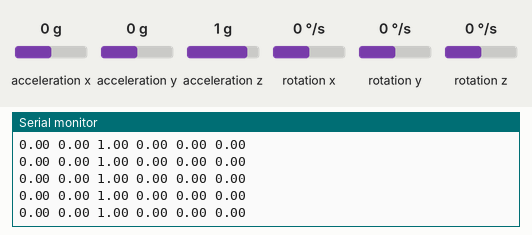
Recording of a sketch running on a simulated ESP32. Parts: the last lines printed to the serial monitor. Wiring (inferred from the names in the program): MPU-6050 motion sensor at I2C address 0x68. The inputs (shaded band) are chosen by the test bench; at power-on: acceleration x 0 g, acceleration y 0 g, acceleration z 1 g, rotation x 0 °/s, rotation y 0 °/s, rotation z 0 °/s.

Above: at 1.2 s.
1.3 s: acceleration x set to -1.4 g
At 2.2 s:
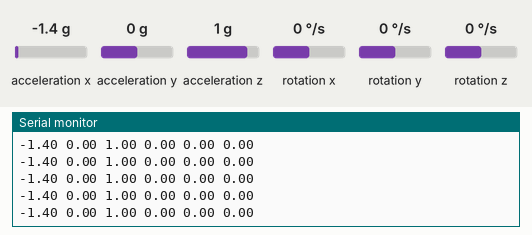
2.8 s: acceleration y set to -1.4 g
At 3.6 s:
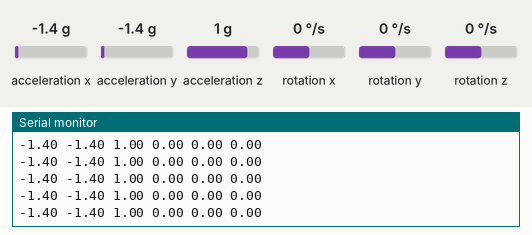
4.3 s: acceleration z set to -1.4 g
At 5.4 s:
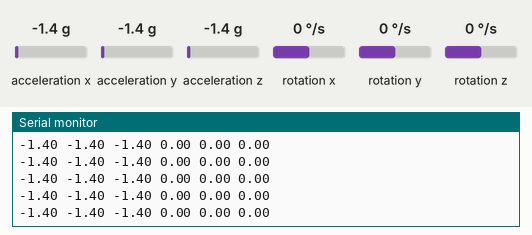
5.8 s: rotation x set to -192 °/s
At 6.5 s:
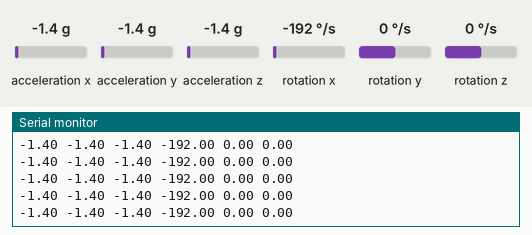
7.3 s: rotation y set to -192 °/s
At 7.8 s:
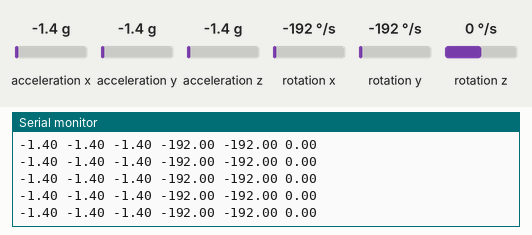

The sketch:

MPU6050_i2c.ino
```cpp
#include <Wire.h>

const uint8_t MPU_ADDR = 0x68;

void setup() {
  Serial.begin(115200);
  Wire.begin(38, 39);

  // Wake up the MPU6050
  Wire.beginTransmission(MPU_ADDR);
  Wire.write(0x6B);
  Wire.write(0);
  Wire.endTransmission(true);

  // Optional: Print header labels for the Plotter
  // Note: Some versions of Arduino IDE require these labels to be the first thing printed.
  Serial.println("AccX(g) AccY(g) AccZ(g) GyroX(deg/s) GyroY(deg/s) GyroZ(deg/s)");
}

void loop() {
  Wire.beginTransmission(MPU_ADDR);
  Wire.write(0x3B);
  Wire.endTransmission(false);
  Wire.requestFrom(MPU_ADDR, (uint8_t)14, true);

  // Read Raw Data
  int16_t rawAx = Wire.read() << 8 | Wire.read();
  int16_t rawAy = Wire.read() << 8 | Wire.read();
  int16_t rawAz = Wire.read() << 8 | Wire.read();
  Wire.read(); Wire.read(); // Skip temperature bytes for the plotter
  int16_t rawGx = Wire.read() << 8 | Wire.read();
  int16_t rawGy = Wire.read() << 8 | Wire.read();
  int16_t rawGz = Wire.read() << 8 | Wire.read();

  // Convert to Real Units
  // Default sensitivity is +/- 2g (16384 LSB/g) and +/- 250 deg/s (131 LSB/deg/s)
  float ax = (float)rawAx / 16384.0;
  float ay = (float)rawAy / 16384.0;
  float az = (float)rawAz / 16384.0;

  float gx = (float)rawGx / 131.0;
  float gy = (float)rawGy / 131.0;
  float gz = (float)rawGz / 131.0;

  // Output format for Serial Plotter: "Value1 Value2 Value3..."
  Serial.print(ax); Serial.print(" ");
  Serial.print(ay); Serial.print(" ");
  Serial.print(az); Serial.print(" ");
  Serial.print(gx); Serial.print(" ");
  Serial.print(gy); Serial.print(" ");
  Serial.println(gz); // println signals the end of the data packet

  delay(20); // Faster updates (50Hz) make for a smoother graph
}
```

Measured:
- after the input at 1.3 s, the serial monitor: prints a new line at once (image 1)
- after the input at 2.8 s, the serial monitor: prints a new line at once (image 2)
- after the input at 4.3 s, the serial monitor: prints a new line at once (image 3)
- after the input at 5.8 s, the serial monitor: prints a new line at once (image 4)
- after the input at 7.3 s, the serial monitor: prints a new line at once (image 5)
